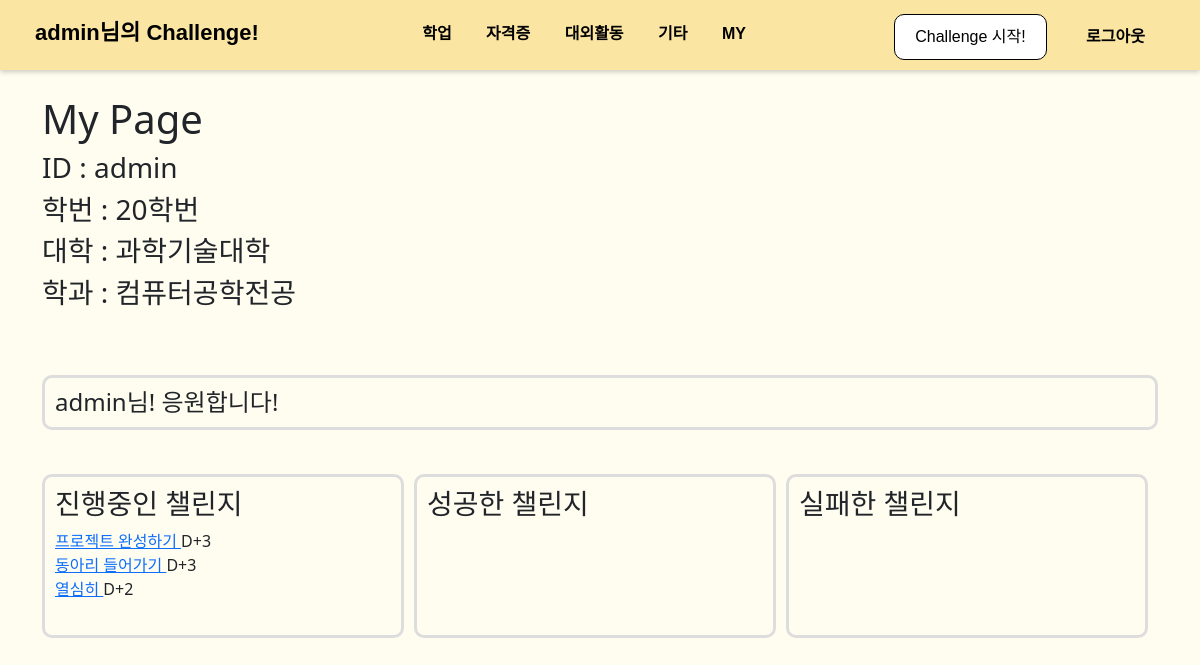
Page /auth/admin/ on the earlier database version.
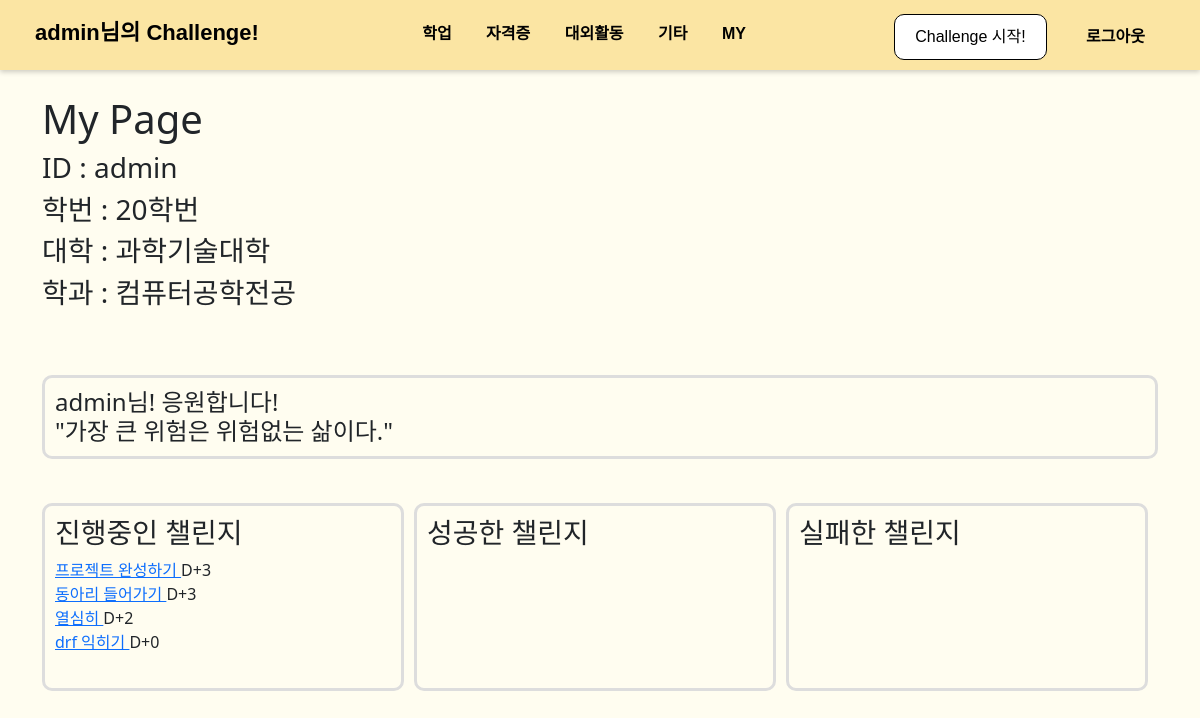
Same page on the later database version.
### board/models.py (models this page shows, shortened)
class User(AbstractUser):
    number = models.ForeignKey(Number, on_delete=models.SET_NULL, null=True)
    college = models.ForeignKey(College, on_delete=models.SET_NULL, null=True)
    major = models.ForeignKey(Major, on_delete=models.SET_NULL, null=True, blank=True)

class Category(models.Model):
    name = models.CharField(max_length=20)
    slug = models.SlugField(max_length=50, unique=True, allow_unicode=True)
    def __str__(self):
        return self.name
    def get_absolute_url(self):
        return f'/board/{self.slug}'
    class Meta:
        verbose_name_plural = 'Categories'

class Number(models.Model):
    number = models.CharField(max_length=20)
    def __str__(self):
        return self.number

class College(models.Model):
    name = models.CharField(max_length=30)
    slug = models.SlugField(max_length=50, unique=True, allow_unicode=True)
    def __str__(self):
        return self.name

class Major(models.Model):
    name = models.CharField(max_length=30)
    slug = models.SlugField(max_length=50, unique=True, allow_unicode=True)
    college = models.ForeignKey(College, on_delete=models.CASCADE)
    def __str__(self):
        return self.name

class Challenge(models.Model):
    title = models.CharField(max_length=100)
    memo = models.TextField(null=True, blank=True)
    start_date = models.DateField(auto_now_add=True)
    end_date = models.DateField(blank=True, null=True)
    user = models.ForeignKey(User, on_delete=models.CASCADE)
    STATUS_CHOICES = (("0", "진행중"), ("1", "성공"), ("2", "실패"))
    status = models.CharField(max_length=5, choices=STATUS_CHOICES, default=0)
    category = models.ForeignKey(Category, on_delete=models.SET_NULL, null=True)
    like_users = models.ManyToManyField(User, blank=True, related_name='like_challenge')
    def __str__(self):
        return f'{self.title}'
    def get_absolute_url(self):
        return f'/board/{self.pk}/'
    def get_day(self):
        if (self.status=="0"):
            day = date.today()-self.start_date
        else:
            day = self.end_date-self.start_date
        return day.days

### mypage/models.py (models this page shows)
class LifeQuotes(models.Model):
    sentence = models.CharField(max_length=300)

### mypage/views.py (the view)
# urls.py: path('<str:username>/', views.user_detail, name='detail')
def user_detail(request, username):
    user = User.objects.get(username=username)
    challenge_keep_list = Challenge.objects.filter(user=user).filter(status="0")
    challenge_success_list = Challenge.objects.filter(user=user).filter(status="1")
    challenge_failure_list = Challenge.objects.filter(user=user).filter(status="2")
    random_quote = LifeQuotes.objects.order_by('?').first()
    page = request.GET.get("page", "1")
    paginator_keep = Paginator(challenge_keep_list, 10)
    paginator_success = Paginator(challenge_success_list, 10)
    paginator_failure = Paginator(challenge_failure_list, 10)
    page_keep = paginator_keep.get_page(page)
    page_success = paginator_success.get_page(page)
    page_failure = paginator_failure.get_page(page)
    return render(request, 'mypage/my_detail.html', {
        'challenge_keep_list': page_keep,
        'challenge_success_list': page_success,
        'challenge_failure_list': page_failure,
        'user':user,
        'categories': Category.objects.all(),
        'life_quotes': random_quote
    })

### mypage/templates/mypage/my_detail.html (shortened to what this page needs)
<!DOCTYPE html>
{% load static %}
<html lang="ko">
<head>
    <link href="{% static 'board/css/topmenu.css' %}" rel="stylesheet" type="text/css" media="screen">
    <link href="{% static 'board/bootstrap/bootstrap.min.css' %}" rel="stylesheet" type="text/css" media="screen">
</head>
<body>
{% include 'board/menubar.html' %}<br>
    <div class="container">
        <h1>My Page</h1>
        <h3>ID : {{user.username}}</h3>
        <h3>학번 : {{user.number}}</h3>
        <h3>대학 : {{user.college}}</h3>
        {% if user.major %}
        <h3>학과 : {{user.major}}</h3>
        {% else %}
        <h3>학과 : -</h3>
        {% endif %}
        <br><br>
        <h4 class="rounded-box">{{user.username}}님! 응원합니다! <br> {{life_quotes.sentence}}</h4><br>
        <div style="display: flex; justify-content: space-between;">
            <div style="flex:1; margin-right:10px;" class="rounded-box">
                <h3>진행중인 챌린지</h3>
                {% for l in challenge_keep_list %}
                <a href={{l.get_absolute_url}}>{{l}} </a>D+{{l.get_day}}<br>
                {% endfor %}
                <br>
            </div>
            <div style="flex:1; margin-right:10px;" class="rounded-box">
                <h3>성공한 챌린지</h3>
                <br>
            </div>
            <div style="flex:1; margin-right:10px;" class="rounded-box">
                <h3>실패한 챌린지</h3>
                <br>
            </div>
        </div>
    </div>
</body>
</html>

### board/templates/board/menubar.html (shortened to what this page needs)
<div class="fixed-top" id="top-menu" style="background-color:#FBE5A3;">
    <div id="menubar-left">
        {% if user.is_authenticated %}
        <a class="navbar-brand" href="{% url 'user:main' %}"><b>{{user.username}}님의 Challenge!</b></a>
        {% else %}
        <a class="navbar-brand" href="{% url 'user:main' %}"><b>Challenge!</b></a>
        {% endif %}
    </div>
    <div id="menubar-center">
        {% for c in categories %}
        <a href={{c.get_absolute_url}}>{{c}}</a>
        {% endfor %}
        <a href="#" onclick="checkMY()">MY</a>
    </div>
    <div id="menubar-right">
        <div class="button-container">
            <button class="start_button" type="button" onclick="checkStart()">Challenge 시작!</button>
        </div>
        {% if user.is_authenticated %}
        <a href="{% url 'user:logout' %}" class="top-login-button">로그아웃</a>
        {% else %}
        <a href="{% url 'user:login' %}" class="top-login-button">로그인</a>
        {% endif %}
    </div>
</div>
<div style="padding-top:71px"></div>

### board/static/board/css/topmenu.css (style rules this page uses)
#top-menu { font-family: Arial, sans-serif; margin: 0; padding: 0; background-color: #FBE5A3; color: black; font-weight: bold; display: flex; justify-content: space-between; padding: 10px 20px; box-shadow: 0px 2px 5px rgba(0, 0, 0, 0.2); }
#menubar-left { padding-top: 6px; font-size:22px; }
#menubar-center { padding-top: 12px; }
#top-menu a { text-decoration: none; margin: 0 15px; }
#top-menu a:link, a:visited { color: inherit; }
#menubar-right { padding-top: 4px; }
.button-container { display: inline-block; }
.start_button { background: white; color: black; border: 1px solid black; padding: 10px 20px; border-radius: 10px; cursor: pointer; }
.top-login-button { padding: 10px 20px; cursor: pointer; }

### mypage/templates/mypage/my_detail.html (style rules this page uses)
body { background-color: #FFFDF0; }
.rounded-box { border: 3px solid #ddd; border-radius: 10px; padding: 10px; margin: 10px 0; }

Differences in the rows shown:
added LifeQuotes: sentence "\"가장 큰 위험은 위험없는 삶이다.\""
added Challenge: title "drf 익히기", get_day "0"
